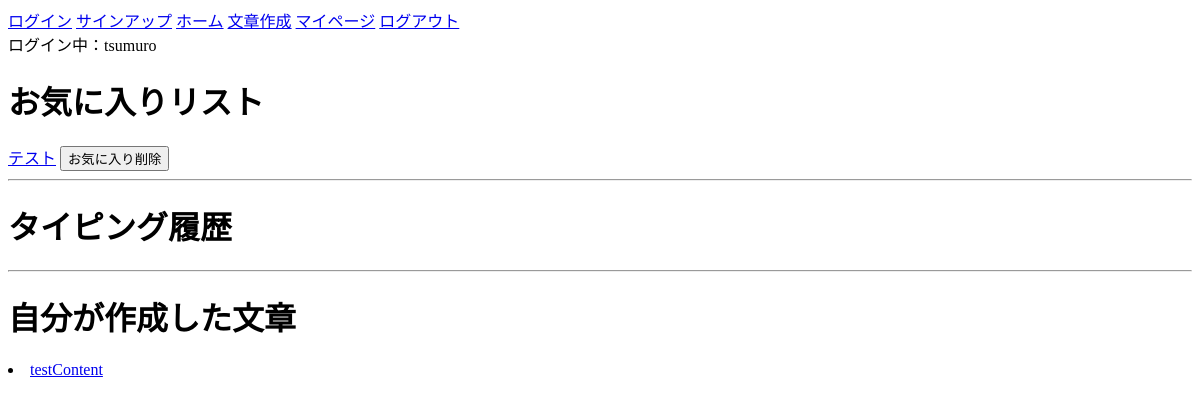
Page /content/mypage/admin/ (signed in) on the earlier database version.
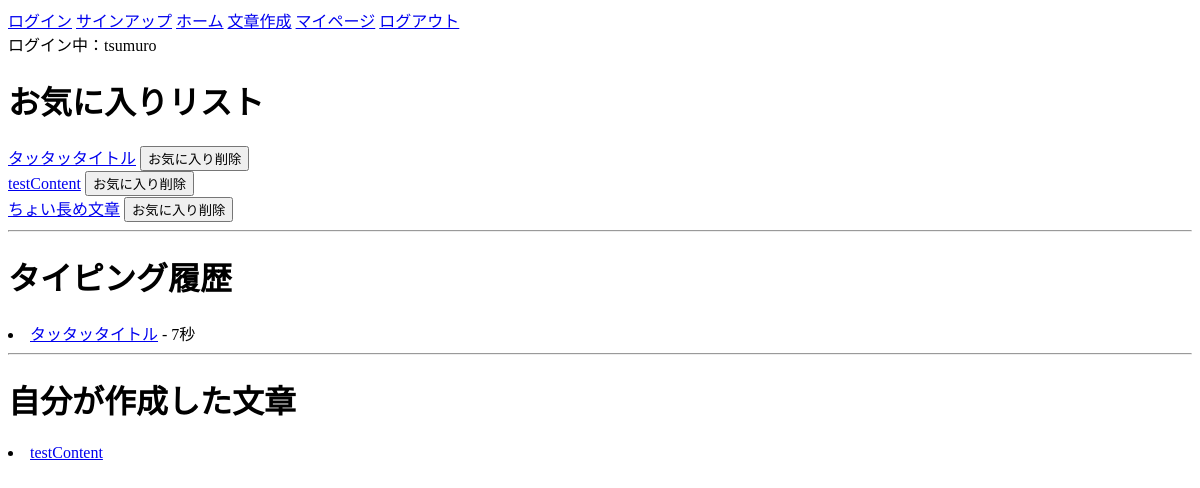
Same page on the later database version.
### accounts/models.py (models this page shows)
class CustomUser(AbstractUser):
    pass

### typingapp/models.py (models this page shows, shortened)
class Favorite(models.Model):
    user = models.ForeignKey(CustomUser, on_delete=models.CASCADE)
    title = models.ForeignKey(Content, on_delete=models.CASCADE)
    created_at = models.DateTimeField(auto_now_add=True)

class History(models.Model):
    user = models.ForeignKey(CustomUser, on_delete=models.CASCADE)
    title = models.ForeignKey(Content, on_delete=models.CASCADE)
    typing_time = models.IntegerField()

### contentapp/models.py (models this page shows)
class Content(models.Model):
    user = models.ForeignKey(
        settings.AUTH_USER_MODEL,
        on_delete=models.SET_NULL,
        null=True,
        blank=True
    )
    title = models.CharField(max_length=30, unique=True)
    sentence = models.TextField()
    is_public = models.BooleanField(default=True)
    created_at = models.DateTimeField(auto_now_add=True)
    def __str__(self):
        return self.title

### contentapp/views.py (the view, shortened to what this page needs)
# urls.py: path('mypage/<str:username>/', views.MyPageView.as_view(), name="mypage"),
class MyPageView(generic.TemplateView):
    template_name = "mypage.html"
    def get_context_data(self, **kwargs):
        context = super().get_context_data(**kwargs)
        context['my_content_list'] = Content.objects.filter(user=self.request.user)
        context['my_history_list'] = History.objects.filter(user=self.request.user)
        context['my_favorite_list'] = Favorite.objects.filter(user=self.request.user)
        return context

### contentapp/templates/mypage.html (shortened to what this page needs)
{% extends "base.html" %}
{% block contents %}
    <h1>お気に入りリスト</h1>
    {% for favorite in my_favorite_list %}
        <form method="post">
            <a href="{% url "typingapp:typing" favorite.title.pk %}">{{ favorite.title }}</a>
            <input type="submit" value="お気に入り削除">
        </form>
    {% endfor %}
    <hr>
    <h1>タイピング履歴</h1>
    {% for history in my_history_list %}
        <li><a href="{% url "typingapp:typing" history.title.pk %}">{{ history.title }}</a> - {{ history.typing_time }}秒</li>
    {% endfor %}
        <hr>
    <h1>自分が作成した文章</h1>
    {% for content in my_content_list %}
        <li><a href="{% url "typingapp:typing" content.pk %}">{{ content.title }}</a></li>
    {% endfor %}
{% endblock %}

### typingapp/templates/base.html (shortened to what this page needs)
{% load static %}
<!DOCTYPE html>
<html lang="ja">
<head>
    <link rel="stylesheet" href="{% static "css/style.css" %}">
</head>
<body id="{% block page_id %}{% endblock %}">
<header>
    <a href="{% url "accounts:login" %}">ログイン</a>
    <a href="{% url "accounts:signup" %}">サインアップ</a>
    <a href="{% url "typingapp:index" %}">ホーム</a>
    <a href="{% url "contentapp:create_content" %}">文章作成</a>
    <a href="{% url "contentapp:mypage" username=request.user.username %}">マイページ</a>
    {% if user.is_authenticated %}
        <a href="{% url "accounts:logout" %}">ログアウト</a>
        <div id="login-user">ログイン中：{{ user.username }}</div>
    {% endif %}
</header>
    {% block contents %}{% endblock %}
</body>
</html>

Differences in the rows shown:
removed Favorite: title "テスト"
added Favorite: title "タッタッタイトル"
added Favorite: title "testContent"
added Favorite: title "ちょい長め文章"
added History: title "タッタッタイトル", typing_time "7"
